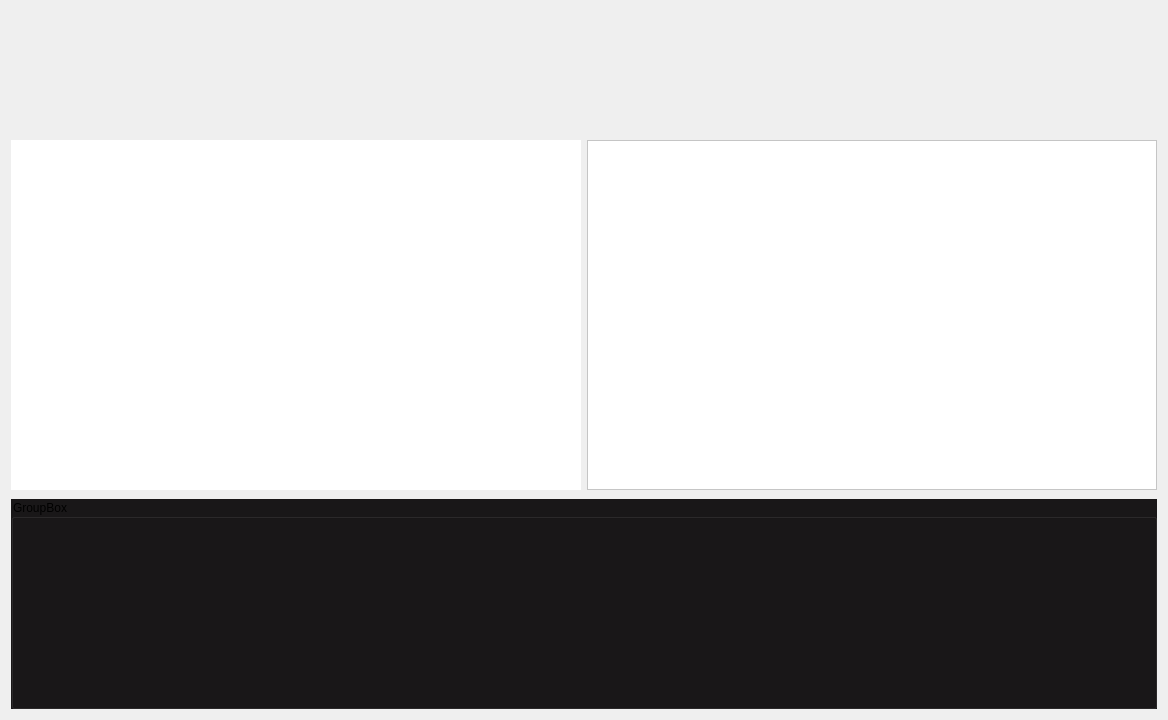
<?xml version="1.0" encoding="UTF-8"?>
<ui version="4.0">
 <class>Form</class>
 <widget class="QWidget" name="Form">
  <property name="geometry">
   <rect>
    <x>0</x>
    <y>0</y>
    <width>1158</width>
    <height>720</height>
   </rect>
  </property>
  <property name="windowTitle">
   <string>Form</string>
  </property>
  <layout class="QVBoxLayout" name="verticalLayout_2">
   <item>
    <layout class="QHBoxLayout" name="horizontalLayout">
     <item>
      <spacer name="horizontalSpacer">
       <property name="orientation">
        <enum>Qt::Horizontal</enum>
       </property>
       <property name="sizeHint" stdset="0">
        <size>
         <width>40</width>
         <height>20</height>
        </size>
       </property>
      </spacer>
     </item>
     <item>
      <widget class="QLabel" name="label">
       <property name="minimumSize">
        <size>
         <width>582</width>
         <height>120</height>
        </size>
       </property>
       <property name="maximumSize">
        <size>
         <width>582</width>
         <height>120</height>
        </size>
       </property>
       <property name="text">
        <string/>
       </property>
       <property name="pixmap">
        <pixmap>Developer/Swansea Uni/Project/Code/Project/Images/freeplay.png</pixmap>
       </property>
      </widget>
     </item>
     <item>
      <spacer name="horizontalSpacer_2">
       <property name="orientation">
        <enum>Qt::Horizontal</enum>
       </property>
       <property name="sizeHint" stdset="0">
        <size>
         <width>40</width>
         <height>20</height>
        </size>
       </property>
      </spacer>
     </item>
    </layout>
   </item>
   <item>
    <spacer name="verticalSpacer_2">
     <property name="orientation">
      <enum>Qt::Vertical</enum>
     </property>
     <property name="sizeHint" stdset="0">
      <size>
       <width>20</width>
       <height>40</height>
      </size>
     </property>
    </spacer>
   </item>
   <item>
    <layout class="QHBoxLayout" name="horizontalLayout_2">
     <item>
      <widget class="QWidget" name="widget" native="true">
       <property name="sizePolicy">
        <sizepolicy hsizetype="Preferred" vsizetype="Preferred">
         <horstretch>0</horstretch>
         <verstretch>0</verstretch>
        </sizepolicy>
       </property>
       <property name="minimumSize">
        <size>
         <width>570</width>
         <height>350</height>
        </size>
       </property>
       <property name="styleSheet">
        <string notr="true">background-color: white;</string>
       </property>
      </widget>
     </item>
     <item>
      <layout class="QHBoxLayout" name="horizontalLayout_3" stretch="0">
       <item>
        <widget class="QFrame" name="frame">
         <property name="sizePolicy">
          <sizepolicy hsizetype="Preferred" vsizetype="Preferred">
           <horstretch>2</horstretch>
           <verstretch>0</verstretch>
          </sizepolicy>
         </property>
         <property name="minimumSize">
          <size>
           <width>570</width>
           <height>350</height>
          </size>
         </property>
         <property name="styleSheet">
          <string notr="true">background-color:white;
</string>
         </property>
         <property name="frameShape">
          <enum>QFrame::StyledPanel</enum>
         </property>
         <property name="frameShadow">
          <enum>QFrame::Raised</enum>
         </property>
        </widget>
       </item>
      </layout>
     </item>
    </layout>
   </item>
   <item>
    <spacer name="verticalSpacer">
     <property name="orientation">
      <enum>Qt::Vertical</enum>
     </property>
     <property name="sizeHint" stdset="0">
      <size>
       <width>20</width>
       <height>40</height>
      </size>
     </property>
    </spacer>
   </item>
   <item>
    <layout class="QVBoxLayout" name="verticalLayout">
     <item>
      <widget class="QGroupBox" name="groupBox">
       <property name="sizePolicy">
        <sizepolicy hsizetype="Preferred" vsizetype="Preferred">
         <horstretch>0</horstretch>
         <verstretch>0</verstretch>
        </sizepolicy>
       </property>
       <property name="minimumSize">
        <size>
         <width>700</width>
         <height>210</height>
        </size>
       </property>
       <property name="styleSheet">
        <string notr="true">background-color: rgb(25, 23, 24);</string>
       </property>
       <property name="title">
        <string>GroupBox</string>
       </property>
      </widget>
     </item>
    </layout>
   </item>
  </layout>
 </widget>
 <resources/>
 <connections/>
</ui>
